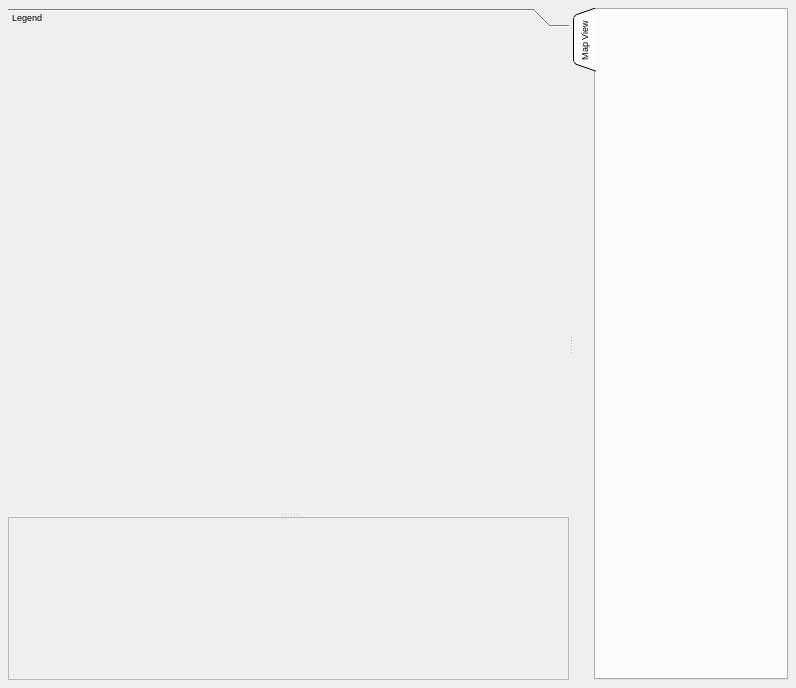
<ui version="4.0" >
 <author></author>
 <comment></comment>
 <exportmacro></exportmacro>
 <class>QgisAppBase</class>
 <widget class="QMainWindow" name="QgisAppBase" >
  <property name="geometry" >
   <rect>
    <x>0</x>
    <y>0</y>
    <width>796</width>
    <height>688</height>
   </rect>
  </property>
  <property name="windowTitle" >
   <string>MainWindow</string>
  </property>
  <widget class="QWidget" name="centralWidget" >
   <layout class="QGridLayout" >
    <property name="margin" >
     <number>8</number>
    </property>
    <property name="spacing" >
     <number>6</number>
    </property>
    <item row="0" column="0" >
     <widget class="QSplitter" name="canvasLegendSplit" >
      <property name="frameShape" >
       <enum>QFrame::NoFrame</enum>
      </property>
      <property name="frameShadow" >
       <enum>QFrame::Plain</enum>
      </property>
      <property name="lineWidth" >
       <number>1</number>
      </property>
      <property name="orientation" >
       <enum>Qt::Horizontal</enum>
      </property>
      <layout class="QHBoxLayout" >
       <property name="margin" >
        <number>-1</number>
       </property>
       <property name="spacing" >
        <number>0</number>
       </property>
      </layout>
      <widget class="QSplitter" name="legendOverviewSplit" >
       <property name="minimumSize" >
        <size>
         <width>100</width>
         <height>0</height>
        </size>
       </property>
       <property name="orientation" >
        <enum>Qt::Vertical</enum>
       </property>
       <layout class="QVBoxLayout" >
        <property name="margin" >
         <number>8</number>
        </property>
        <property name="spacing" >
         <number>6</number>
        </property>
       </layout>
       <widget class="QToolBox" name="toolBox" >
        <property name="font" >
         <font>
          <family>Arial</family>
          <pointsize>7</pointsize>
          <weight>50</weight>
          <italic>false</italic>
          <bold>false</bold>
          <underline>false</underline>
          <strikeout>false</strikeout>
         </font>
        </property>
        <property name="frameShape" >
         <enum>QFrame::NoFrame</enum>
        </property>
        <property name="frameShadow" >
         <enum>QFrame::Raised</enum>
        </property>
        <property name="currentIndex" >
         <number>0</number>
        </property>
        <widget class="QWidget" name="legendPage" >
         <property name="geometry" >
          <rect>
           <x>0</x>
           <y>0</y>
           <width>570</width>
           <height>446</height>
          </rect>
         </property>
         <attribute name="label" >
          <string>Legend</string>
         </attribute>
        </widget>
       </widget>
       <widget class="QFrame" name="overviewFrame" >
        <property name="frameShape" >
         <enum>QFrame::StyledPanel</enum>
        </property>
        <property name="frameShadow" >
         <enum>QFrame::Raised</enum>
        </property>
       </widget>
      </widget>
      <widget class="QTabWidget" name="tabWidget" >
       <property name="font" >
        <font>
         <family>Arial</family>
         <pointsize>7</pointsize>
         <weight>50</weight>
         <italic>false</italic>
         <bold>false</bold>
         <underline>false</underline>
         <strikeout>false</strikeout>
        </font>
       </property>
       <property name="tabPosition" >
        <enum>QTabWidget::West</enum>
       </property>
       <property name="tabShape" >
        <enum>QTabWidget::Triangular</enum>
       </property>
       <widget class="QWidget" name="Map View" >
        <attribute name="title" >
         <string>Map View</string>
        </attribute>
       </widget>
      </widget>
     </widget>
    </item>
   </layout>
  </widget>
 </widget>
 <pixmapfunction></pixmapfunction>
 <resources/>
 <connections/>
</ui>
